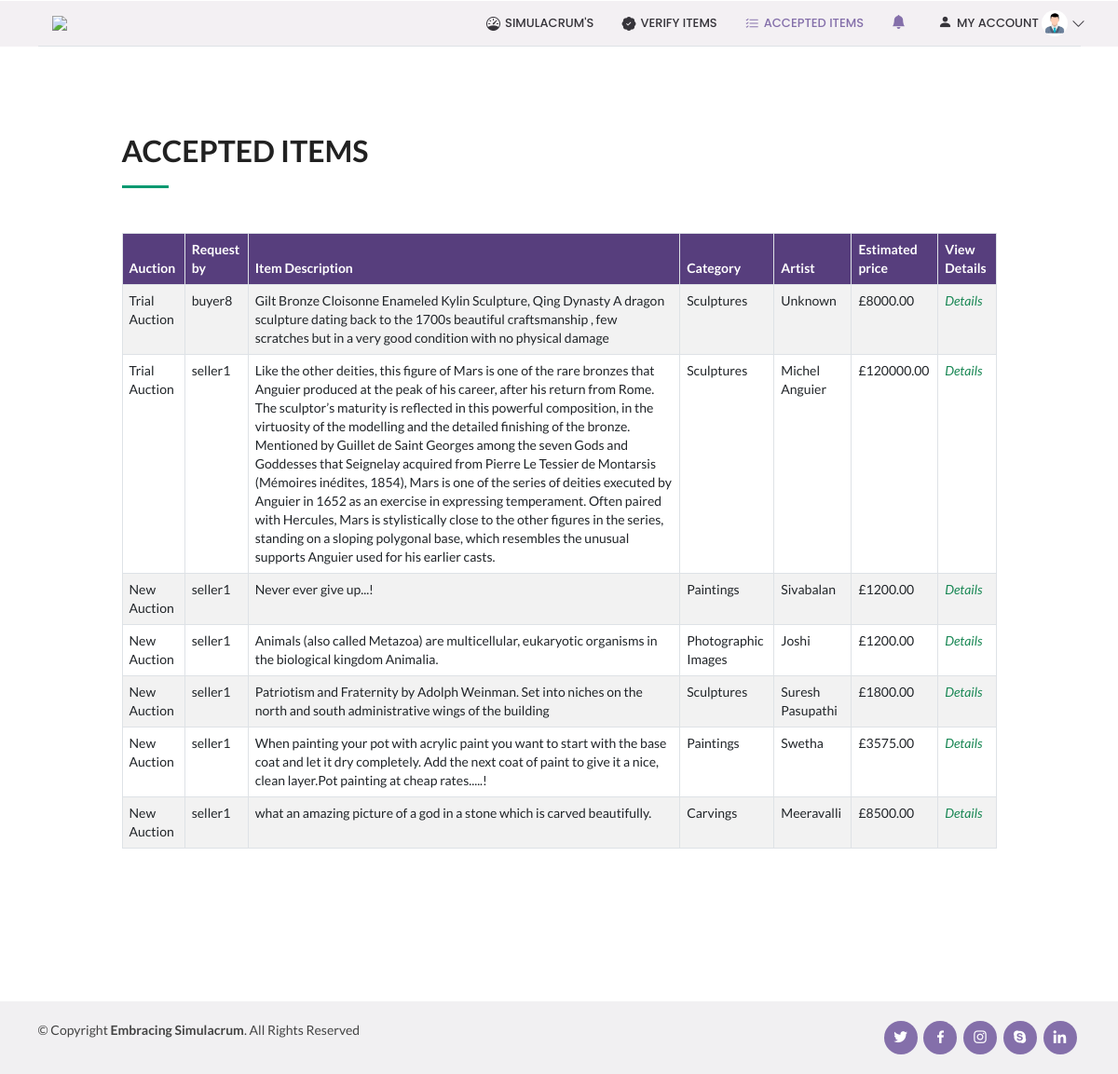
/acceptedItems, run on the app's committed database.
### auction_app/models.py (models this page shows)
class Item(models.Model):
    CHOICES = (('Landscape', 'Landscape'), ('Seascape', 'Seascape'), ('Portrait', 'Portrait'), ('Figure', 'Figure'),
               ('Still Life', 'Still Life'), ('Nude', 'Nude'), ('Animal', 'Animal'), ('Abstract', 'Abstract'), ('Other', 'Other'))
    item_lot = models.AutoField(primary_key=True, unique=True)
    auction = models.ForeignKey(Auction, on_delete=models.PROTECT, default=1)
    category = models.ForeignKey(Category, on_delete=models.PROTECT, default=1)
    user = models.ForeignKey(User, on_delete=models.PROTECT, related_name="user")
    item_name = models.CharField(max_length=255)
    artist_name = models.CharField(max_length=255)
    production_year = models.PositiveIntegerField(
        default=current_year(), validators=[MinValueValidator(1400), max_value_current_year])
    classification = models.CharField(max_length=255,choices= CHOICES)
    description =  models.TextField()
    estimated_price =  models.CharField(max_length=255)
    image1 = models.ImageField(upload_to='item_pics', blank=True)
    image2 = models.ImageField(upload_to='item_pics', blank=True)
    image3 = models.ImageField(upload_to='item_pics', blank=True)
    status = models.CharField(max_length=255,default='Pending')
    evaluation_text = models.TextField(default='Evaluated')

class Auction(models.Model):
    auction_id = models.AutoField(primary_key=True, unique=True)
    auction_name = models.CharField(max_length=255, )
    auction_description = models.TextField()
    auction_date = models.DateField(auto_now_add=False, auto_now=False, blank=True, validators=[no_past])
    auction_status = models.CharField(max_length=255,default='Pending')
    def __str__(self):
        return self.auction_name

class Category(models.Model):
    category_name = models.CharField(max_length=255, primary_key=True)
    category_description = models.TextField()
    def __str__(self):
        return self.category_name

### auction_app/views.py (the view)
# urls.py: path('acceptedItems', views.acceptedItems, name='acceptedItems'),
def acceptedItems(request):
    itemInfo = Item.objects.all().filter(status='Accepted')
    return render(request, 'acceptedItems.html', {'itemInfo':itemInfo})

### templates/acceptedItems.html (shortened to what this page needs)
<!DOCTYPE html>
{% extends "evaluatorDashboard.html" %}
{% load static %}
{% block body_block %}
    <section id="about" class="about bg-white" style="margin-left:10vw; width:80vw;">
      <div class="container">
          <div class="section-title mt-4" data-aos="fade-left">
            <h2>Accepted Items</h2>
        <div class="table-responsive" style="margin-top:6vh;">
          <table class="table table-bordered table-striped" id="dataTable" width="100%" cellspacing="0">
              <thead>
                  <tr class="text-white" style="background-color:#573E7D;">
                    <th>Auction</th>
                    <th>Request by</th>
                    <th>Item Description</th>
                    <th>Category</th>
                    <th>Artist</th>
                    <th>Estimated price</th>
                    <th>View Details</th>
                  </tr>
              </thead>
              <tbody>
                  {% if itemInfo %}
                      {% for i in itemInfo %}
                        <tr>
                          <td>{{i.auction}} </td>
                          <td>{{i.user}} </td>
                          <td>{{i.description}} </td>
                          <td>{{i.category}} </td>
                          <td>{{i.artist_name}} </td>
                          <td>£{{i.estimated_price}}.00 </td>
                          <td><a href="{% url 'viewItemDetails' i.item_lot %}" style="text-decoration:none"><i class="fas fa-trash-alt text-success">Details</i></a></td>
                        </tr>
                      {% endfor %}
                    {% else %}
                      <h1>No Requests yet!</h1>
                  {% endif %}
              </tbody>
          </table>
        </div>
      </div>
    </section>
{% endblock %}

### static/css/style.css (style rules this page uses)
body { font-family: "Open Sans", sans-serif; color: #444444; }
a { color: #009970; text-decoration: none; }
h1, h2, h3, h4, h5, h6 { font-family: "Raleway", sans-serif; }
section { padding: 60px 0; overflow: hidden; }
.section-title { padding-bottom: 30px; }
.section-title h2 { font-size: 32px; font-weight: bold; text-transform: uppercase; margin-bottom: 20px; padding-bottom: 20px; position: relative; }
.section-title h2::after { content: ''; position: absolute; display: block; width: 50px; height: 3px; background: #009970; bottom: 0; left: 0; }

### data on the page
Item: auction "Trial Auction", user "buyer8", description "Gilt Bronze Cloisonne Enameled Kylin Sculpture, Qing Dynasty A dragon sculpture dating back to the 1700s beautiful craftsmanship , few scratches but in a very good condition with no physical damage", category "Sculptures", artist_name "Unknown", estimated_price "8000"
Item: auction "Trial Auction", user "seller1", description "Like the other deities, this figure of Mars is one of the rare bronzes that Anguier produced at the peak of his career, after his return from Rome. The sculptor’s maturity is reflected in this powerful composition, in the virtuosity of the modelling and the detailed finishing of the bronze. Mentioned by Guillet de Saint Georges among the seven Gods and Goddesses that Seignelay acquired from Pierre Le Tessier de Montarsis (Mémoires inédites, 1854), Mars is one of the series of deities executed by Anguier in 1652 as an exercise in expressing temperament. Often paired with Hercules, Mars is stylistically close to the other figures in the series, standing on a sloping polygonal base, which…", category "Sculptures", artist_name "Michel Anguier", estimated_price "120000"
Item: auction "New Auction", user "seller1", description "Never ever give up...!", category "Paintings", artist_name "Sivabalan", estimated_price "1200"
Item: auction "New Auction", user "seller1", description "Animals (also called Metazoa) are multicellular, eukaryotic organisms in the biological kingdom Animalia.", category "Photographic Images", artist_name "Joshi", estimated_price "1200"
Item: auction "New Auction", user "seller1", description "Patriotism and Fraternity by Adolph Weinman. Set into niches on the north and south administrative wings of the building", category "Sculptures", artist_name "Suresh Pasupathi", estimated_price "1800"
Item: auction "New Auction", user "seller1", description "When painting your pot with acrylic paint you want to start with the base coat and let it dry completely. Add the next coat of paint to give it a nice, clean layer.Pot painting at cheap rates.....!", category "Paintings", artist_name "Swetha", estimated_price "3575"
Item: auction "New Auction", user "seller1", description "what an amazing picture of a god in a stone which is carved beautifully.", category "Carvings", artist_name "Meeravalli", estimated_price "8500"
